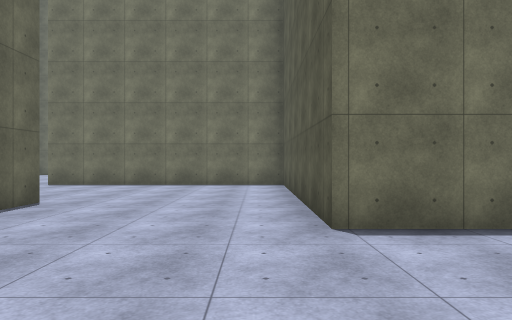
view 1 (above)

24 first-person views from a walk through a Unity game level. The camera is 1.5 m above the floor, looks level and sees 70° across. The floor is counted in squares, 2 m on a side. Each view is taken from the middle of a square. On the plan, view 1 faces up. The plan holds only what a view shows up to about 11 squares ahead; the rest is blank. The place goes on beyond the plan. The player is left out. Some surface patterns are stand-ins.

view 2
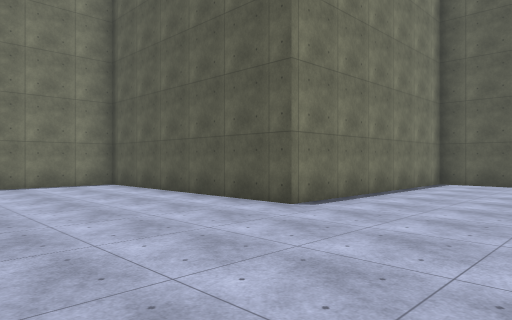

view 3
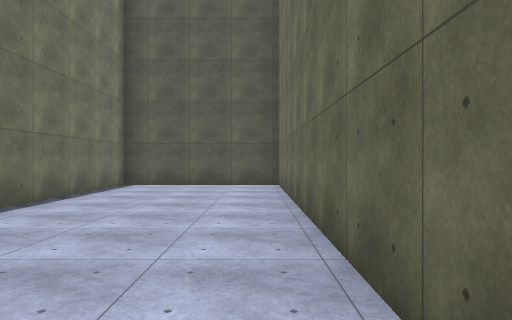

view 4
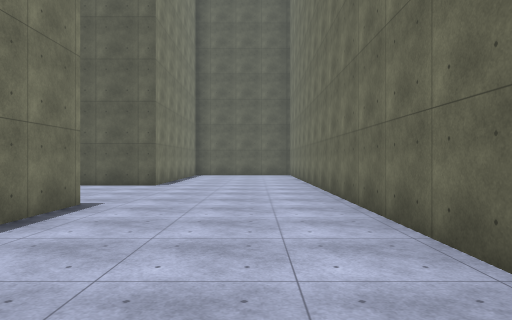

view 5
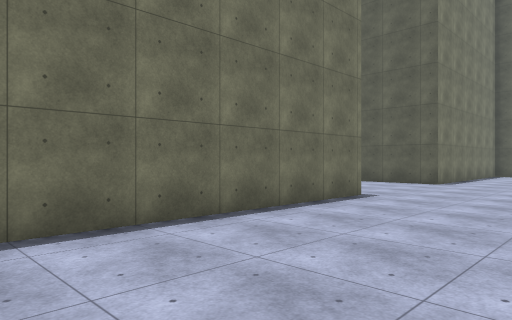

view 6
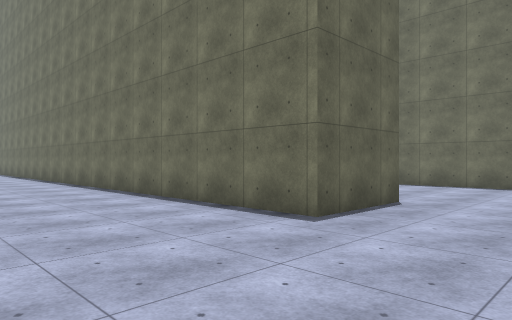

view 7
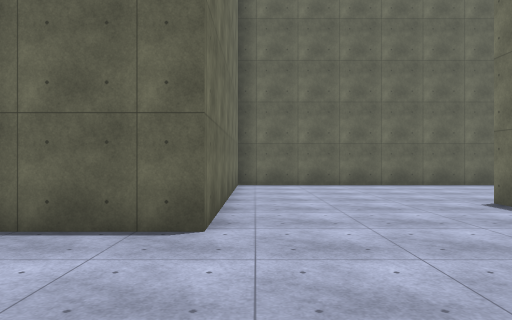

view 8
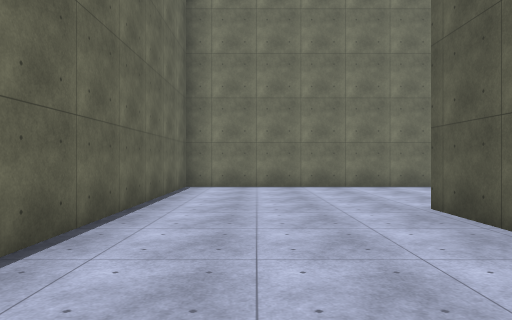

view 9
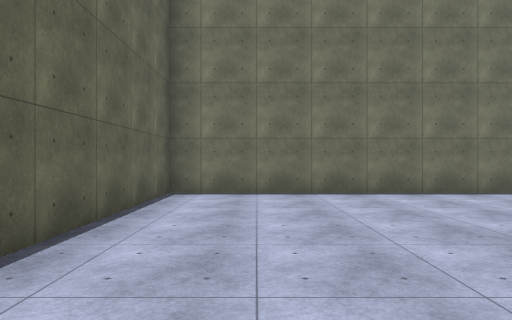

view 10
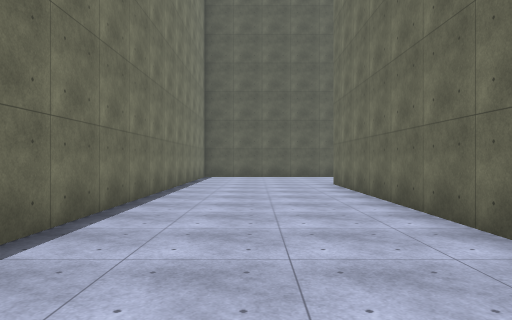

view 11
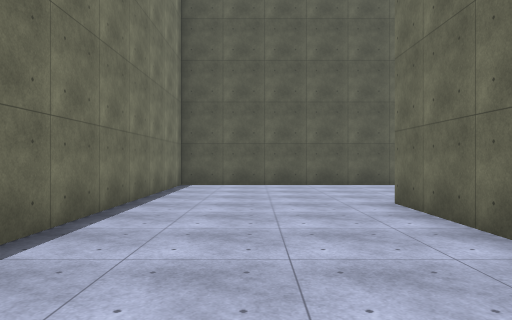

view 12
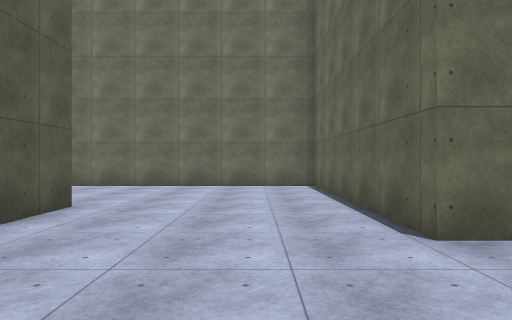

view 13
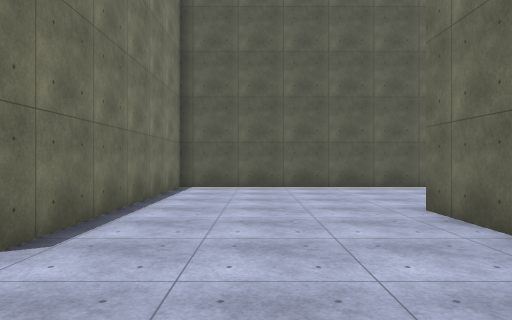

view 14
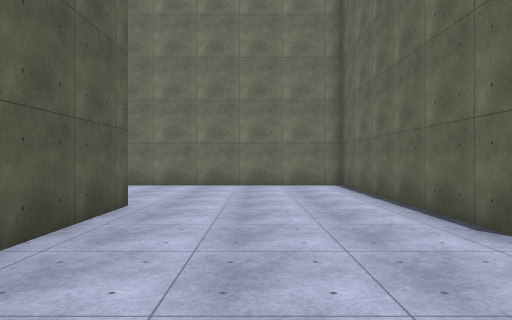

view 15
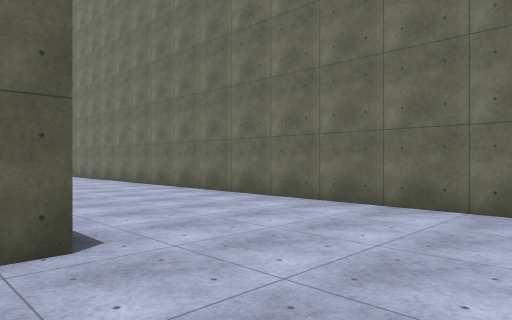

view 16
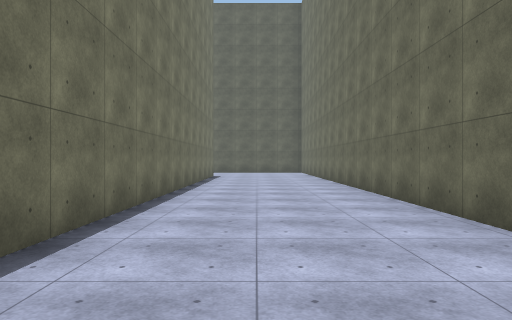

view 17
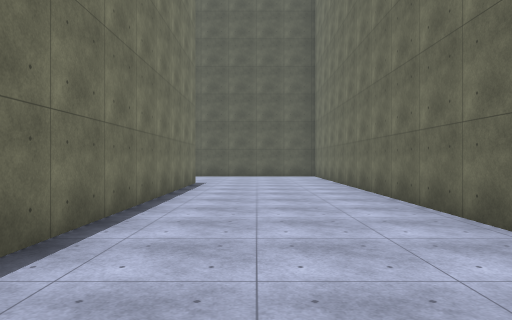

view 18
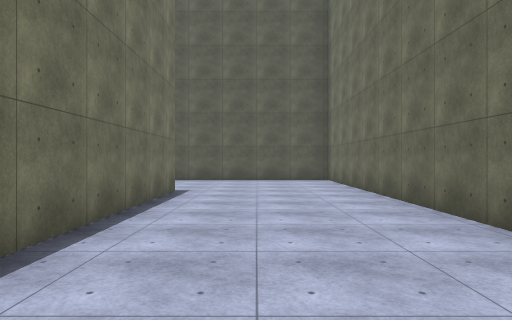

view 19
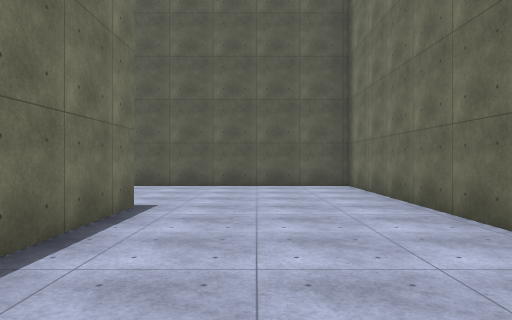

view 20
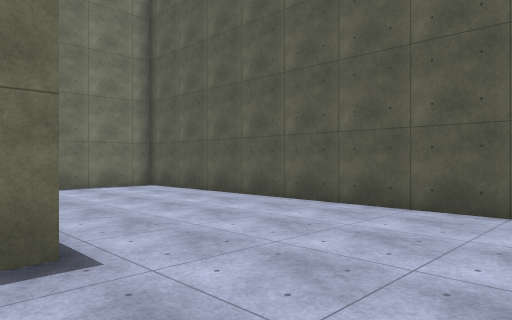

view 21
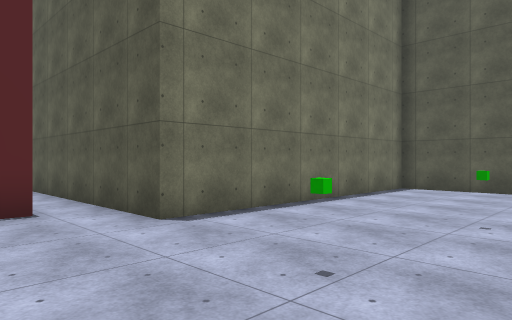

view 22
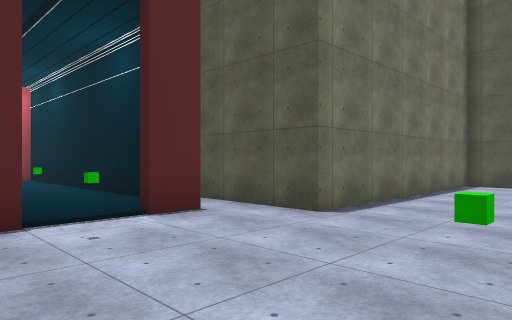

view 23
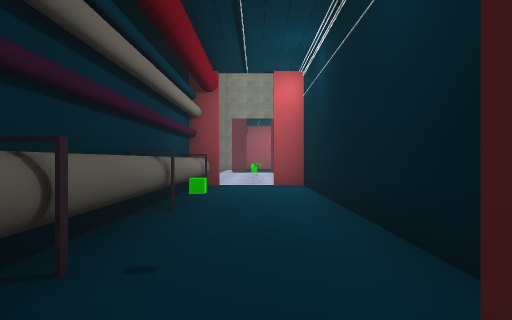

view 24
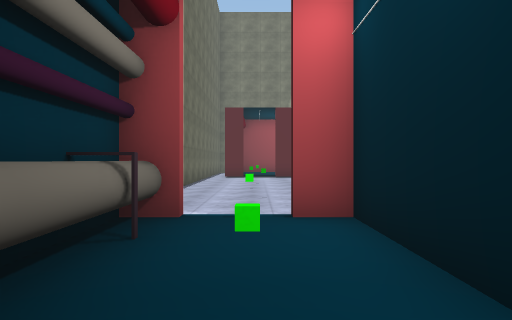

### Floor plan
Ten units are one square. View 1 is at (0, 0); x grows to the right and y downward. Boxes are objects, and circles mark ways between rooms. Rooms are numbered by the first view taken in them; rooms with no view inside come last. Other rooms are left out.
<svg viewBox="-120 -210 490 222">
<path fill="none" stroke="#000" d="M151 -39 151 -111 80 -111 80 -183 -110 -183 -110 -64M5 -111 -64 -111M-46 -136 33 -136 33 -65 105 -65 105 7 365 7 365 -111 294 -111 294 -125M-63 -118 -63 -136M284 -125 274 -125M-76 7 80 7 80 -40 8 -40 8 -108M-105 -65 -38 -65 -38 -40 -115 -40M320 -40 178 -40M258 -194 258 -165M283 -164 283 -196M252 -196 252 -164M259 -205 251 -205M283 -140 283 -164M258 -165 258 -138M252 -164 252 -145M259 -171 251 -171"/>
<rect x="265" y="-195" width="10" height="10" fill="#bbb"><title>other object</title></rect>
<rect x="265" y="-145" width="10" height="10" fill="#bbb"><title>other object</title></rect>
<circle cx="270" cy="-130" r="3" fill="#2a7"/>
<circle cx="270" cy="-170" r="3" fill="#2a7"/>
<text x="100" y="-70">1</text>
<text x="270" y="-180">2</text>
<text x="270" y="-150">3</text>
</svg>
Room 1 opens to room 3. Room 2 opens to room 3.

Where each view was taken, in squares from view 1:
view 1: 0 up, 0 right, facing up
view 2: 0 up, 4 left, facing up-right
view 3: 0 up, 3 left, facing right
view 4: 1 up, 10 left, facing right
view 5: 0 up, 11 left, facing up-right
view 6: 0 up, 1 left, facing up-left
view 7: 7 up, 0 right, facing left
view 8: 8 up, 9 left, facing up
view 9: 10 up, 9 left, facing up
view 10: 16 up, 8 left, facing right
view 11: 16 up, 3 left, facing right
view 12: 17 up, 5 right, facing down
view 13: 9 up, 5 right, facing right
view 14: 10 up, 13 right, facing down
view 15: 5 up, 12 right, facing down-right
view 16: 2 up, 15 right, facing right
view 17: 2 up, 20 right, facing right
view 18: 2 up, 23 right, facing right
view 19: 2 up, 26 right, facing right
view 20: 1 up, 31 right, facing up-right
view 21: 7 up, 27 right, facing up-right
view 22: 8 up, 25 right, facing up-right
view 23: 12 up, 27 right, facing up
view 24: 17 up, 27 right, facing up
